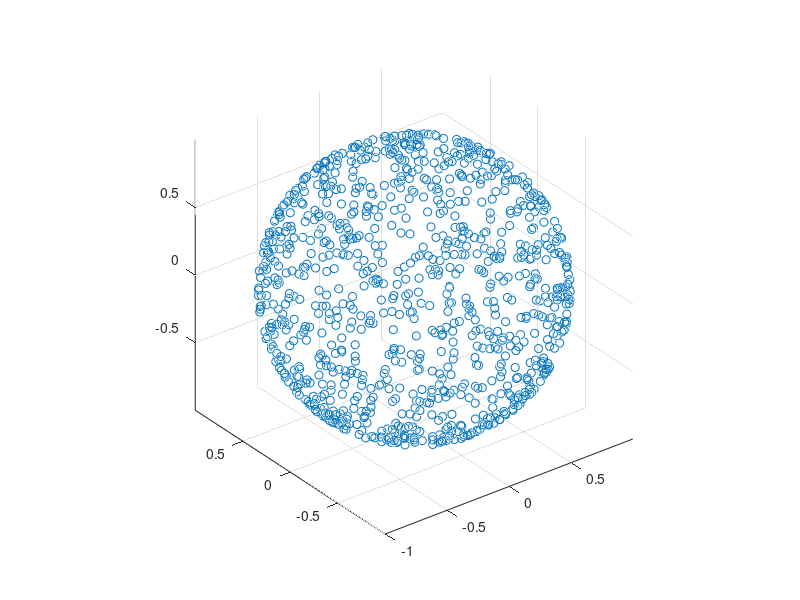

Write the MATLAB code that produced this figure.
for i=1:1000;
  [Q,~] = qr(randn(3));
  Q(:,1)=Q(:,1)*(2*(rand>0.5)-1);
  Q(:,2)=det(Q)*Q(:,2);
  dirs(:,i) = Q*[1 0 0]';
end;

scatter3(dirs(1,:), dirs(2,:), dirs(3,:));
axis equal vis3d;
